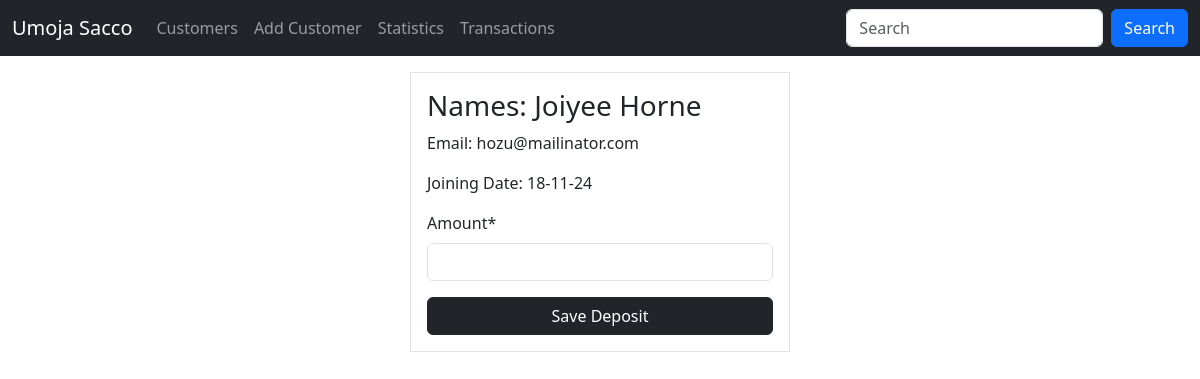
Page /customers/deposit/106 (signed in) on the committed database.
### sacco/models.py (models this page shows, shortened)
class Customer(models.Model):
    first_name = models.CharField(max_length=30)
    last_name = models.CharField(max_length=30)
    email = models.EmailField(unique=True)
    dob = models.DateField()
    gender = models.CharField(max_length=10)
    weight = models.IntegerField(default=0)
    created_at = models.DateTimeField(auto_now_add=True)
    updated_at = models.DateTimeField(auto_now=True)
    class Meta:
        db_table = 'customers'

### sacco/views.py (the view)
# urls.py: path('customers/deposit/<int:customer_id>', views.deposit, name='deposit'),
@login_required
@permission_required("sacco.add_deposit", raise_exception=True)
def deposit(request,customer_id):
     customer = get_object_or_404(Customer, id=customer_id)
     if request.method == "POST":
         form = DepositForm(request.POST)
         if form.is_valid():
             amount = form.cleaned_data['amount']
             depo = Deposit(amount=amount, status=True, customer=customer)
             depo.save()
             messages.success(request, 'Your deposit has been successfully saved')
             return redirect('customers')
     else:
         form = DepositForm()
     return render(request,'deposit_form.html',{'form':form,'customer':customer})

### sacco/app_form.py
class DepositForm(forms.ModelForm):
    class Meta:
        model = Deposit
        fields = ['amount']
        widgets = {
            'amount': forms.NumberInput(attrs={'type': 'number', 'min':'0', 'max':'100000'})
        }

### templates/deposit_form.html (shortened to what this page needs)
{% extends 'master.html' %}
{% load crispy_forms_filters %}
{% block content %}
    <div class="container">
        <div class="row justify-content-center">
            <div class="col-sm-4 border px-3 py-3 mt-3">
               <h3>Names: {{ customer.first_name }} {{ customer.last_name }}</h3>
                <p>Email: {{ customer.email }}</p>
                  <p>Joining Date: {{ customer.created_at | date:"d-m-y" }}</p>
                <form action="" method="post">
                    {{ form | crispy  }}
                    <button class="btn btn-dark w-100">Save Deposit</button>
                </form>
            </div>
        </div>
    </div>
{% endblock %}

### rows in the picture
Customer: first_name "Joiyee", last_name "Horne", email "hozu@mailinator.com", created_at "18-11-24"
